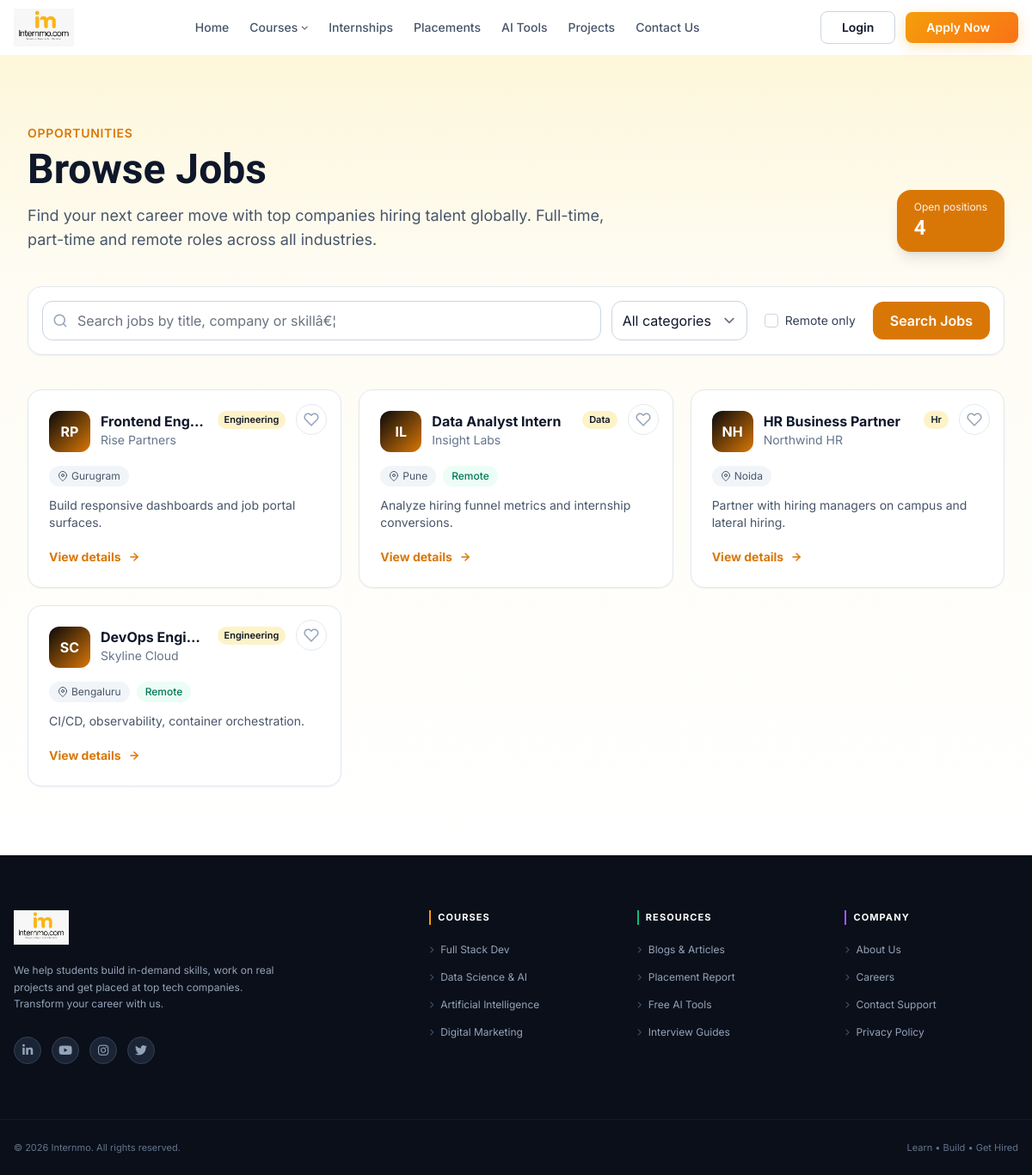
Screenshot of /index.php/layout/jobs with the database file from the repository.
### tables this page shows
CREATE TABLE IF NOT EXISTS `jobs` (
  `id` int UNSIGNED NOT NULL AUTO_INCREMENT,
  `title` varchar(255) NOT NULL,
  `company` varchar(191) NOT NULL,
  `location` varchar(191) NOT NULL DEFAULT '',
  `category` varchar(64) NOT NULL DEFAULT 'general',
  `employment_type` varchar(32) NOT NULL DEFAULT 'full-time',
  `salary_label` varchar(128) DEFAULT NULL,
  `salary_min` int DEFAULT NULL,
  `salary_max` int DEFAULT NULL,
  `description` text,
  `requirements` text,
  `logo_text` varchar(8) DEFAULT 'CO',
  `is_remote` tinyint(1) NOT NULL DEFAULT '0',
  `search_blob` text,
  `created_at` datetime NOT NULL DEFAULT CURRENT_TIMESTAMP,
  `updated_at` datetime NOT NULL DEFAULT CURRENT_TIMESTAMP ON UPDATE CURRENT_TIMESTAMP,
  `deleted_at` datetime DEFAULT NULL,
  PRIMARY KEY (`id`),
  KEY `jobs_category` (`category`),
  KEY `jobs_location` (`location`(100))
);

### application/core/My_Controller.php (called while the page is built, shortened)
<?php
class My_Controller extends CI_Controller
{
    public function __construct()
    {
        $this->load->helper('url');
    }
    public function loadview($view, $data = [], $layout = 'layout')
    {
        $this->load->view($layout, [
            'view'   => $view,
            'data'   => $data,
            'layout' => $layout,
        ]);
    }
}

### application/controllers/Layout.php (called while the page is built, shortened)
<?php
class Layout extends My_Controller
{
    public function jobs()
    {
        $filters = [
            'q'               => trim((string) $this->input->get('q', true)),
            'category'        => trim((string) $this->input->get('category', true)),
            'employment_type' => trim((string) $this->input->get('type', true)),
        ];
        $saved_job_ids = [];
        $this->loadview('Website/jobs', [
            'page_title'     => 'Jobs',
            'jobs'           => $this->job_model->active(50, $filters),
            'categories'     => $this->job_model->categories(),
            'filters'        => $filters,
            'total'          => $this->job_model->count_all(),
            'saved_job_ids'  => $saved_job_ids,
        ]);
    }
}

### index.php (called while the page is built, shortened)
<?php
require_once BASEPATH.'core/CodeIgniter.php';

### application/models/Job_model.php (called while the page is built, shortened)
<?php
class Job_model extends CI_Model
{
    private $table = 'jobs';
    public function active($limit = 50, $filters = [])
    {
        $this->db->where('deleted_at', null);
        return $this->db
            ->order_by('created_at', 'DESC')
            ->limit($limit)
            ->get($this->table)->result();
    }
}

### application/views/Website/jobs.php (the view, shortened to what this page needs)
<?php
$q          = isset($filters['q']) ? $filters['q'] : '';
$remote     = !empty($filters['is_remote']);
$saved_ids = isset($saved_job_ids) && is_array($saved_job_ids) ? $saved_job_ids : [];
?>
<div class="relative overflow-hidden bg-gradient-to-b from-brand-50/80 to-white">
    <div class="absolute inset-x-0 top-0 h-64 bg-gradient-to-b from-brand-100/50 to-transparent pointer-events-none"></div>
    <div class="relative mx-auto max-w-7xl px-4 sm:px-6 lg:px-8 py-14 sm:py-20">
        <div class="ra-animate-in lg:flex lg:items-end lg:justify-between gap-8">
            <div class="max-w-2xl">
                <p class="text-sm font-semibold uppercase tracking-wider text-brand-600">Opportunities</p>
                <h1 class="mt-2 font-display text-4xl sm:text-5xl font-extrabold text-slate-900">Browse Jobs</h1>
                <p class="mt-4 text-lg text-slate-600">
                    Find your next career move with top companies hiring talent globally. Full-time, part-time and remote roles across all industries.
                </p>
            </div>
            <div class="ra-animate-in ra-animate-in-delay-2 mt-6 lg:mt-0">
                <div class="rounded-2xl bg-brand-600 text-white px-5 py-3 shadow-lg ra-glow-pulse">
                    <p class="text-xs opacity-90">Open positions</p>
                    <p class="text-2xl font-display font-extrabold"><?= (int) ($total ?? 0); ?></p>
                </div>
            </div>
        </div>
        <form method="get" action="<?= base_url('jobs'); ?>"
              class="ra-animate-in ra-animate-in-delay-1 mt-10 rounded-2xl bg-white border border-slate-200 shadow-sm p-3 sm:p-4 flex flex-col sm:flex-row gap-3 sm:items-center">
            <div class="relative flex-1">
                <span class="absolute inset-y-0 left-3 flex items-center text-slate-400">
                    <svg width="18" height="18" viewBox="0 0 24 24" fill="none" stroke="currentColor" stroke-width="2" stroke-linecap="round" stroke-linejoin="round"><circle cx="11" cy="11" r="8"/><line x1="21" y1="21" x2="16.65" y2="16.65"/></svg>
                </span>
                <input type="search" name="q" value="<?= htmlspecialchars($q); ?>"
                       placeholder="Search jobs by title, company or skillâ€¦"
                       class="w-full pl-10 pr-3 py-2.5 rounded-xl border-slate-300 focus:border-brand-500 focus:ring-brand-500">
            </div>
            <select name="category" class="rounded-xl border-slate-300 focus:border-brand-500 focus:ring-brand-500 py-2.5">
                <option value="">All categories</option>
            </select>
            <label class="inline-flex items-center gap-2 text-sm text-slate-700 px-2">
                <input type="checkbox" name="remote" value="1" <?= $remote ? 'checked' : ''; ?> class="rounded border-slate-300 text-brand-600 focus:ring-brand-500">
                Remote only
            </label>
            <button type="submit" class="inline-flex items-center justify-center rounded-xl bg-brand-600 hover:bg-brand-700 text-white font-semibold px-5 py-2.5 transition">Search Jobs</button>
        </form>
        <?php if (empty($jobs)): ?>
            <div class="mt-12 rounded-3xl border-2 border-dashed border-slate-200 bg-white px-8 py-16 text-center">
                <div class="mx-auto w-14 h-14 grid place-items-center rounded-xl bg-brand-50 text-brand-700">
                    <svg width="28" height="28" viewBox="0 0 24 24" fill="none" stroke="currentColor" stroke-width="2" stroke-linecap="round" stroke-linejoin="round"><rect x="2" y="7" width="20" height="14" rx="2"/><path d="M16 7V5a2 2 0 0 0-2-2h-4a2 2 0 0 0-2 2v2"/></svg>
                </div>
                <h3 class="mt-4 font-bold text-slate-900">No jobs match your filters</h3>
                <p class="mt-1 text-sm text-slate-500">Try clearing the search or selecting a different category.</p>
                <a href="<?= base_url('jobs'); ?>" class="mt-5 inline-flex items-center gap-2 text-sm font-semibold text-brand-700 hover:text-brand-900">Clear filters â†’</a>
            </div>
        <?php else: ?>
            <div class="mt-10 grid gap-5 sm:grid-cols-2 lg:grid-cols-3">
                <?php $idx = 1; foreach ($jobs as $j):
                    $is_saved = in_array((int) $j->id, $saved_ids, true);
                ?>
                    <article class="ra-animate-in ra-animate-in-delay-<?= min($idx++, 4); ?> group relative rounded-2xl border border-slate-200 bg-white p-5 sm:p-6 shadow-sm hover:shadow-xl hover:-translate-y-1 hover:border-brand-200 transition-all duration-300">
                        <form method="post" action="<?= base_url('wishlist/toggle'); ?>" class="absolute top-4 right-4 z-10 ra-wish-form" data-item-type="job" data-item-id="<?= (int) $j->id; ?>">
                            <button type="submit"
                                    class="ra-wish-btn inline-flex items-center justify-center w-9 h-9 rounded-full border transition <?= $is_saved ? 'bg-rose-50 border-rose-200 text-rose-600 ra-wish-saved' : 'bg-white border-slate-200 text-slate-400 hover:text-rose-500 hover:border-rose-300'; ?>"
                                    aria-label="<?= $is_saved ? 'Remove from wishlist' : 'Save to wishlist'; ?>"
                                    title="<?= $is_saved ? 'Saved â€” click to remove' : 'Save to wishlist'; ?>">
                                <svg width="18" height="18" viewBox="0 0 24 24" fill="<?= $is_saved ? 'currentColor' : 'none'; ?>" stroke="currentColor" stroke-width="2" stroke-linecap="round" stroke-linejoin="round">
                                    <path d="M20.84 4.61a5.5 5.5 0 0 0-7.78 0L12 5.67l-1.06-1.06a5.5 5.5 0 0 0-7.78 7.78l1.06 1.06L12 21.23l7.78-7.78 1.06-1.06a5.5 5.5 0 0 0 0-7.78z"/>
                                </svg>
                            </button>
                        </form>
                        <div class="flex items-start gap-3 pr-10">
                            <div class="shrink-0 w-12 h-12 rounded-xl bg-gradient-to-br from-brand-900 to-brand-600 text-white grid place-items-center font-bold">
                                <?= htmlspecialchars($j->logo_text ?: 'JO'); ?>
                            </div>
                            <div class="min-w-0 flex-1">
                                <h2 class="font-bold text-slate-900 truncate group-hover:text-brand-700 transition"><?= htmlspecialchars($j->title); ?></h2>
                                <p class="text-sm text-slate-500 truncate"><?= htmlspecialchars($j->company); ?></p>
                            </div>
                            <span class="shrink-0 text-[11px] font-semibold rounded-full px-2 py-0.5 bg-brand-100 text-brand-800">
                                <?= htmlspecialchars(ucfirst($j->category)); ?>
                            </span>
                        </div>
                        <div class="mt-4 flex flex-wrap gap-2 text-xs text-slate-600">
                            <span class="inline-flex items-center gap-1 rounded-full bg-slate-100 px-2.5 py-1">
                                <svg width="12" height="12" viewBox="0 0 24 24" fill="none" stroke="currentColor" stroke-width="2" stroke-linecap="round" stroke-linejoin="round"><path d="M21 10c0 7-9 13-9 13s-9-6-9-13a9 9 0 0 1 18 0z"/><circle cx="12" cy="10" r="3"/></svg>
                                <?= htmlspecialchars($j->location ?: 'Anywhere'); ?>
                            </span>
                            <?php if ($j->is_remote): ?>
                                <span class="inline-flex items-center gap-1 rounded-full bg-emerald-50 text-emerald-700 px-2.5 py-1 font-medium">Remote</span>
                            <?php endif; ?>
                        </div>
                        <p class="mt-3 text-sm text-slate-600 line-clamp-2"><?= htmlspecialchars($j->description); ?></p>
                        <a href="<?= $this->session->userdata('logged_in') ? base_url('dashboard') : base_url('register'); ?>"
                           class="mt-5 inline-flex items-center gap-2 text-sm font-bold text-brand-600 hover:text-brand-800">
                            View details
                            <svg width="14" height="14" viewBox="0 0 24 24" fill="none" stroke="currentColor" stroke-width="2.5" stroke-linecap="round" stroke-linejoin="round"><line x1="5" y1="12" x2="19" y2="12"/><polyline points="12 5 19 12 12 19"/></svg>
                        </a>
                    </article>
                <?php endforeach; ?>
            </div>
        <?php endif; ?>
</div>

### rows the page displays
jobs: logo_text "RP", title "Frontend Eng…", company "Rise Partners", category "Engineering", location "Gurugram", description "Build responsive dashboards and job portal surfaces."
jobs: logo_text "IL", title "Data Analyst Intern", company "Insight Labs", category "Data", location "Pune", is_remote "Remote", description "Analyze hiring funnel metrics and internship conversions."
jobs: logo_text "NH", title "HR Business Partner", company "Northwind HR", category "Hr", location "Noida", description "Partner with hiring managers on campus and lateral hiring."
jobs: logo_text "SC", title "DevOps Engi…", company "Skyline Cloud", category "Engineering", location "Bengaluru", is_remote "Remote", description "CI/CD, observability, container orchestration."

### other values shown
$total "4"
